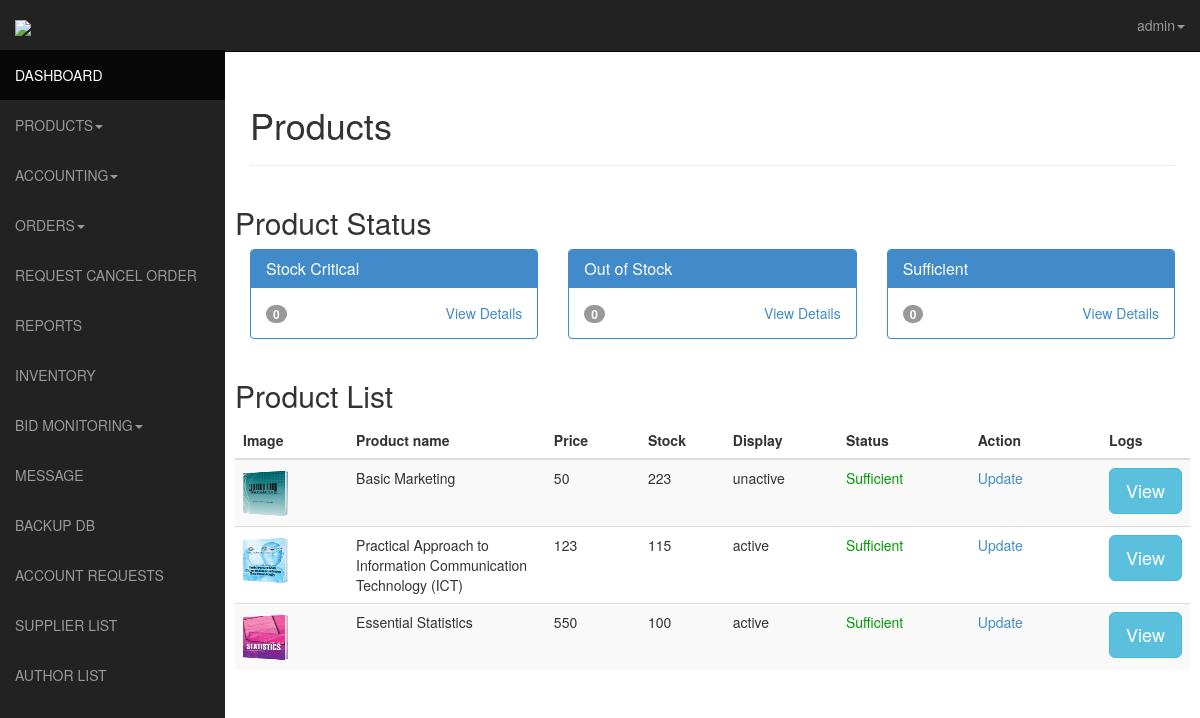
The app's page /admin/list.php (signed in) with its own data.
### tables this page shows
CREATE TABLE IF NOT EXISTS `products` (
  `id` int(11) NOT NULL AUTO_INCREMENT,
  `author_id` int(11) NOT NULL,
  `product_name` varchar(255) NOT NULL,
  `price` varchar(16) NOT NULL,
  `details` text NOT NULL,
  `stock` int(11) NOT NULL,
  `category` varchar(16) NOT NULL,
  `sub_category` varchar(50) NOT NULL,
  `status` varchar(50) NOT NULL,
  `timestamp` varchar(10) NOT NULL,
  `date_added` date NOT NULL,
  `ext` varchar(4) NOT NULL,
  PRIMARY KEY (`id`)
);

### admin/list.php (the view, shortened to what this page needs)
<?php
		$username="";
			if (loggedin())
			{
				$query = mysql_query("SELECT * FROM admin WHERE username ='$_SESSION[manager]' ");
					while ($row = mysql_fetch_assoc($query))
					{
						$username = $row ['username'];
					}
				}
			else
			{
			}
			?>
<?php
	$sql = mysql_query("SELECT * FROM products WHERE stock < 41 AND stock > 0");
	$stockCount = mysql_num_rows($sql);
	$sql = mysql_query("SELECT * FROM products WHERE stock = 0");
	$outofstock = mysql_num_rows($sql);
	?>
<!DOCTYPE html>
<html lang="en">
  <head>
    <link href="css/bootstrap.css" rel="stylesheet">
    <link href="css/sb-admin.css" rel="stylesheet">-->
    <link rel="stylesheet" href="css/morris-0.4.3.min.css">
  </head>
  <body>
    <div id="wrapper">
      <nav class="navbar navbar-inverse  navbar-fixed-top" role="navigation">
      <?php include 'template/sidebar.php'?>
		<?php include 'template/top.php'?>
      </nav>
      <div id="page-wrapper">
        <div class="row">
          <div class="col-lg-12">
            <h1>Products <small></small></h1>
           <hr>
          </div>
        </div>
        <div class="row">
    <h2>Product Status</h2>
          <div class="col-lg-4">
            <div class="panel panel-primary">
              <div class="panel-heading">
                <h3 class="panel-title"><i class="fa fa-long-arrow-right"></i> Stock Critical</h3>
              </div>
              <div class="panel-body">
                <div class="text-right">
                <div class="pull-left"><span class="badge"><?php echo $stockCount ?></span></div>
                  <a href="#">View Details <i class="fa fa-arrow-circle-right"></i></a>
                </div>
              </div>
            </div>
          </div>
          <div class="col-lg-4">
            <div class="panel panel-primary">
              <div class="panel-heading">
                <h3 class="panel-title"><i class="fa fa-long-arrow-right"></i> Out of Stock</h3>
              </div>
              <div class="panel-body">
                <div class="text-right">
                <div class="pull-left"><span class="badge"><?php echo $outofstock?></span></div>
                  <a href="#">View Details <i class="fa fa-arrow-circle-right"></i></a>
                </div>
              </div>
            </div>
          </div>
          <div class="col-lg-4">
            <div class="panel panel-primary">
              <div class="panel-heading">
                <h3 class="panel-title"><i class="fa fa-long-arrow-right"></i> Sufficient</h3>
              </div>
              <div class="panel-body">
                <div class="text-right">
                <div class="pull-left"><span class="badge"><?php echo $stockCount?></span></div>
                  <a href="#">View Details <i class="fa fa-arrow-circle-right"></i></a>
                </div>
              </div>
            </div>
          </div>
        </div>
			   <div class="row">
            <h2>Product List</h2>
            <div class="table-responsive">
              <table class="table table-striped">
<thead>
<tr>
<th width="12%">Image</th>
<th width="21%">Product name</th>
<th width="10%">Price</th>
<th width="9%">Stock</th>
<th width="12%">Display</th>
<th width="14%">Status</th>
<th width="14%">Action</th>
<th width="8%">Logs</th>
</tr>
</thead>
<tbody>
<?php
	if(isset($_get['out_of_stock'])){
		$critical = $_get['out_of_stock'];
		$critical = $_get['critical'];
		$sql = mysql_query("SELECT * FROM products WHERE stock > 40 ORDER BY id DESC");
		$productCount2 = mysql_num_rows($sql);
		if ($productCount2 > 0){
			while($row = mysql_fetch_array($sql)){
            	$id = $row["id"];
		   		$prod_title = $row["product_name"];
			 	$price = $row["price"];
			  	$prod_desc  = $row["details"];
			    $ext  = $row["ext"];
			    $stock=$row['stock'];
			    $category = $row["category"];
				$sub_category = $row["sub_category"];
				$display = $row["status"];
			 	if($stock <=40 && $stock > 0){
					$s_status = '<span style="color: #F00">Critical &nbsp;<a href="list.php?productid='.$id.'" title="Update Stock"><span class="icon-pencil"></a></span>';
				}else if($stock == 40){
					$s_status = '<span style="color: #333">0 Stock &nbsp;<a title="Update Stock" href="list.php?productid='.$id.'"><span class="icon-pencil"></a></span>';
				}else{
					$s_status= '<span style="color: #090">Sufficient</span>';
				}
			 echo'<tr>
				<td><img src="../img/product_image/'.$id.'.'.$ext.'" height="50"  width="50"/></td>
				<td>'.$prod_title.'</td>
				<td>'. $price.'</td>
				<td>'.$stock.'</td>
				<td>'.$display.'</td>
				<td>'.$s_status.' </td>
				<td><a href="edit.php?id='.$id.'">Update</a> </td>
				<td><a href="logs.php?pname='.$prod_title.'&id='.$id.'">View</a>
					<button type="button" class="btn btn-info btn-lg" data-toggle="modal" data-target="#myModal">Open Modal</button>
				</td>
				</tr>';
			}
		}
	}else{
		$sql = mysql_query("SELECT * FROM products ORDER BY id DESC");
		$productCount2 = mysql_num_rows($sql);
		if ($productCount2 > 0) {
			while($row = mysql_fetch_array($sql)){
            	$id = $row["id"];
		   		$prod_title = $row["product_name"];
			 	$price = $row["price"];
			    $ext  = $row["ext"];
			    $stock=$row['stock'];
				$display = $row["status"];
				if($display=='active'){
					$display_title='Do not Display on gallery';
				}else{
					$display_title='Display on Gallery';
				}
				if($stock <=40 && $stock > 0){
				 	$s_status = '<span style="color: #F00">Critical &nbsp;<a href="list.php?productid='.$id.'" title="Update Stock"><span class="icon-pencil"></a></span>';
				}else if($stock == 0){
					$s_status = '<span style="color: #333">0 Stock &nbsp;<a title="Update Stock" href="list.php?productid='.$id.'"><span class="icon-pencil"></a></span>';
				}else{
					$s_status= '<span style="color: #090">Sufficient</span>';
				}
			 echo'<tr>
				<td><img src="../img/product_image/'.$id.'.'.$ext.'" height="50"  width="50"/></td>
				<td>'.$prod_title.'</td>
				<td>'. $price.'</td>
				<td>'.$stock.'</td>
				<td>'.$display.' <a title="'.$display_title.'" href="list.php?activate='.$id.'" alt="Display on gallery"><span class="icon-pencil"></a></				td>
				<td>'.$s_status.' </td>
				<td><a href="edit.php?id='.$id.'">Update</a> </td>
				<td>
					<button type="button" class="btn btn-info btn-lg" data-toggle="modal" data-target="#myModal'.$id.'">View</button>
				</td>
				</tr>';
				?>
				<?php
	}
}
			}
?>
</tbody>
</table>
    			</div>
        </div>
      </div>
    </div>
  </body>
</html>

### admin/template/sidebar.php (shortened to what this page needs)
<div class="navbar-header">
  <a class="navbar-brand" href="index.php"><img src="../img/logo.png" /></a>
</div>
<div class="collapse navbar-collapse navbar-ex1-collapse">
  <ul class="nav navbar-nav side-nav">
    <li class="active"><a href="index.php"><i class="fa fa-dashboard"></i> DASHBOARD</a></li>
    <li class="dropdown">
      <a href="#" class="dropdown-toggle" data-toggle="dropdown"><i class="fa fa-caret-square-o-down"></i>PRODUCTS<b class="caret"></b></a>
    </li>
    <li class="dropdown">
      <a href="#" class="dropdown-toggle" data-toggle="dropdown"><i class="fa fa-caret-square-o-down"></i>ACCOUNTING<b class="caret"></b></a>
    </li>
   <li class="dropdown">
      <a href="orders.php" class="dropdown-toggle" data-toggle="dropdown"><i class="fa fa-caret-square-o-down"></i>ORDERS<b class="caret"></b></a>
    </li>
     <li><a href="cancel.php"><i class="fa fa-edit"></i>REQUEST CANCEL ORDER</a></li>
    <li><a href="reports.php"><i class="fa fa-edit"></i> REPORTS</a></li>
    <li><a href="inventory.php"><i class="fa fa-font"></i>INVENTORY</a></li>
    <li class="dropdown">
      <a href="#" class="dropdown-toggle" data-toggle="dropdown"><i class="fa fa-caret-square-o-down"></i>BID MONITORING<b class="caret"></b></a>
    </li>
    <li><a href="messaging.php"><i class="fa fa-font"></i>MESSAGE</a></li>
    <li><a href="backup.php"><i class="fa fa-font"></i>BACKUP DB</a></li>
    <li><a href="accountrequests.php"><i class="fa fa-font"></i>ACCOUNT REQUESTS</a></li>
    <li><a href="../admin/supplier/supplierlist.php"><i class="fa fa-font"></i>SUPPLIER LIST</a></li>
    <li><a href="../admin/author/authorlist.php"><i class="fa fa-font"></i>AUTHOR LIST</a></li>
  </ul>

### admin/template/top.php (shortened to what this page needs)
<ul class="nav navbar-nav navbar-right navbar-user">
           <li class="dropdown user-dropdown">
             <a href="#" class="dropdown-toggle" data-toggle="dropdown"><i class="fa fa-user"></i><?php echo $username?><b class="caret"></b></a>
           </li>
         </ul>
       </div>

### admin/css/sb-admin.css (style rules this page uses)
body { margin-top: 50px; }
#wrapper { padding-left: 0; }
#page-wrapper { width: 100%; padding: 5px 15px; }
@media (min-width:768px) { #wrapper { padding-left: 225px; } }
@media (min-width:768px) { #page-wrapper { padding: 15px 25px; } }
@media (min-width:768px) { .side-nav { margin-left: -225px; left: 225px; width: 225px; position: fixed; top: 50px; height: 100%; border-radius: 0; border: none; background-color: #222222; overflow-y: auto; } }
@media (min-width:768px) { .side-nav>li>a { width: 225px; } }

### records on screen
products: shows a picture, product_name "Basic Marketing", price "50", stock "223", status "unactive", shows "Sufficient"
products: shows a picture, product_name "Practical Approach to Information Communication Technology (ICT)", price "123", stock "115", status "active", shows "Sufficient"
products: shows a picture, product_name "Essential Statistics", price "550", stock "100", status "active", shows "Sufficient"

### other values on screen
$username "admin"
$stockCount "0"
$outofstock "0"
